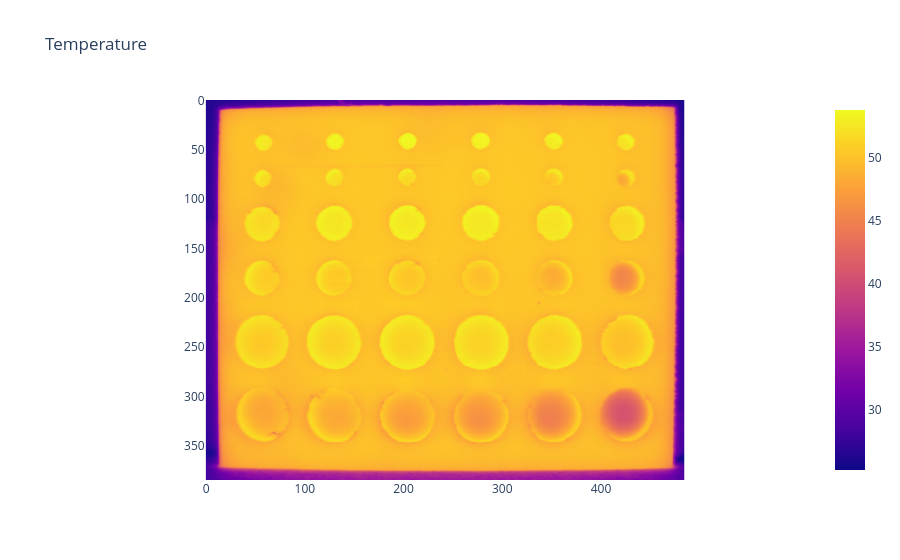

The cell this chart's notebook holds for it:
### Code cell
import plotly.express as px
fig = px.imshow(arr, color_continuous_scale="plasma",title="Temperature")
fig.show()

### Figure 1 — Plotly figure (JSON) as saved in the notebook; plotly's stock layout.template omitted (floating-point values rounded to 4 significant figures; data arrays with more than 128 entries replaced by an {"elided": "..."} marker saying what was removed)
{"data": [{"coloraxis": "coloraxis", "hovertemplate": "x: %{x}<br>y: %{y}<br>color: %{z}<extra></extra>", "name": "0", "type": "heatmap", "xaxis": "x", "yaxis": "y", "z": {"elided": "385x485 float values"}}], "layout": {"coloraxis": {"colorscale": [[0, "#0d0887"], [0.1111, "#46039f"], [0.2222, "#7201a8"], [0.3333, "#9c179e"], [0.4444, "#bd3786"], [0.5556, "#d8576b"], [0.6667, "#ed7953"], [0.7778, "#fb9f3a"], [0.8889, "#fdca26"], [1, "#f0f921"]]}, "title": {"text": "Temperature"}, "xaxis": {"anchor": "y", "constrain": "domain", "domain": [0, 1], "scaleanchor": "y"}, "yaxis": {"anchor": "x", "autorange": "reversed", "constrain": "domain", "domain": [0, 1]}}}
